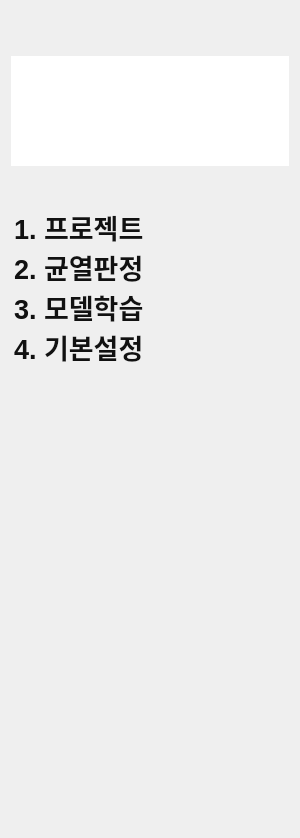
       <widget class="QFrame" name="sidebar">
        <property name="minimumSize">
         <size>
          <width>300</width>
          <height>0</height>
         </size>
        </property>
        <property name="maximumSize">
         <size>
          <width>190</width>
          <height>16777215</height>
         </size>
        </property>
        <property name="frameShape">
         <enum>QFrame::NoFrame</enum>
        </property>
        <layout class="QGridLayout" name="gridLayout_9">
         <item row="0" column="0">
          <spacer name="sidebarSpacer_2">
           <property name="orientation">
            <enum>Qt::Vertical</enum>
           </property>
           <property name="sizeType">
            <enum>QSizePolicy::Fixed</enum>
           </property>
           <property name="sizeHint" stdset="0">
            <size>
             <width>20</width>
             <height>40</height>
            </size>
           </property>
          </spacer>
         </item>
         <item row="3" column="0" colspan="2">
          <widget class="QListWidget" name="list_nav">
           <property name="sizePolicy">
            <sizepolicy hsizetype="Expanding" vsizetype="Minimum">
             <horstretch>0</horstretch>
             <verstretch>0</verstretch>
            </sizepolicy>
           </property>
           <property name="minimumSize">
            <size>
             <width>0</width>
             <height>500</height>
            </size>
           </property>
           <property name="font">
            <font>
             <family>Segoe UI</family>
             <pointsize>20</pointsize>
             <weight>75</weight>
             <bold>true</bold>
            </font>
           </property>
           <property name="styleSheet">
            <string notr="true">QListWidget {
    background: transparent;
    border: 0px;
    outline: 0px;
    margin : 0px;
    padding: 0px;
}

QListWidget::item {
    /* ▼▼▼ 아래 margin-bottom 수치를 조절하여 간격을 띄웁니다 ▼▼▼ */
    margin : 0px;
    padding: 0px;
    border-radius: 10px;
    color: #111;
}

QListWidget::item:hover {
    background: #f3f4f6;
    margin : 0px;
    padding: 0px;
}

QListWidget::item:selected {
    background: #dbeafe;
    color: #1d4ed8;
    font-weight: 700;
}</string>
           </property>
           <property name="spacing">
            <number>40</number>
           </property>
           <property name="currentRow">
            <number>-1</number>
           </property>
           <item>
            <property name="text">
             <string>1. 프로젝트</string>
            </property>
           </item>
           <item>
            <property name="text">
             <string>2. 균열판정</string>
            </property>
           </item>
           <item>
            <property name="text">
             <string>3. 모델학습</string>
            </property>
           </item>
           <item>
            <property name="text">
             <string>4. 기본설정</string>
            </property>
           </item>
          </widget>
         </item>
         <item row="5" column="0">
          <widget class="QLabel" name="label_23">
           <property name="sizePolicy">
            <sizepolicy hsizetype="Fixed" vsizetype="Fixed">
             <horstretch>250</horstretch>
             <verstretch>60</verstretch>
            </sizepolicy>
           </property>
           <property name="minimumSize">
            <size>
             <width>175</width>
             <height>0</height>
            </size>
           </property>
           <property name="maximumSize">
            <size>
             <width>16777215</width>
             <height>60</height>
            </size>
           </property>
           <property name="text">
            <string/>
           </property>
           <property name="pixmap">
            <pixmap resource="Postech_logo.qrc">:/Postech_logo/postech_logo.jpg</pixmap>
           </property>
           <property name="scaledContents">
            <bool>true</bool>
           </property>
          </widget>
         </item>
         <item row="2" column="0">
          <spacer name="sidebarSpacer_3">
           <property name="orientation">
            <enum>Qt::Vertical</enum>
           </property>
           <property name="sizeType">
            <enum>QSizePolicy::Fixed</enum>
           </property>
           <property name="sizeHint" stdset="0">
            <size>
             <width>20</width>
             <height>40</height>
            </size>
           </property>
          </spacer>
         </item>
         <item row="1" column="0" colspan="2">
          <widget class="QLabel" name="label_18">
           <property name="sizePolicy">
            <sizepolicy hsizetype="Preferred" vsizetype="Minimum">
             <horstretch>0</horstretch>
             <verstretch>0</verstretch>
            </sizepolicy>
           </property>
           <property name="minimumSize">
            <size>
             <width>0</width>
             <height>110</height>
            </size>
           </property>
           <property name="maximumSize">
            <size>
             <width>16777215</width>
             <height>100</height>
            </size>
           </property>
           <property name="styleSheet">
            <string notr="true">background : white</string>
           </property>
           <property name="text">
            <string/>
           </property>
           <property name="pixmap">
            <pixmap resource="PoscoFutureM_logo.qrc">:/logo/PoscoFutureM_logo.png</pixmap>
           </property>
           <property name="scaledContents">
            <bool>true</bool>
           </property>
          </widget>
         </item>
         <item row="4" column="0">
          <spacer name="sidebarSpacer_4">
           <property name="orientation">
            <enum>Qt::Vertical</enum>
           </property>
           <property name="sizeType">
            <enum>QSizePolicy::Fixed</enum>
           </property>
           <property name="sizeHint" stdset="0">
            <size>
             <width>20</width>
             <height>100</height>
            </size>
           </property>
          </spacer>
         </item>
        </layout>
       </widget>
